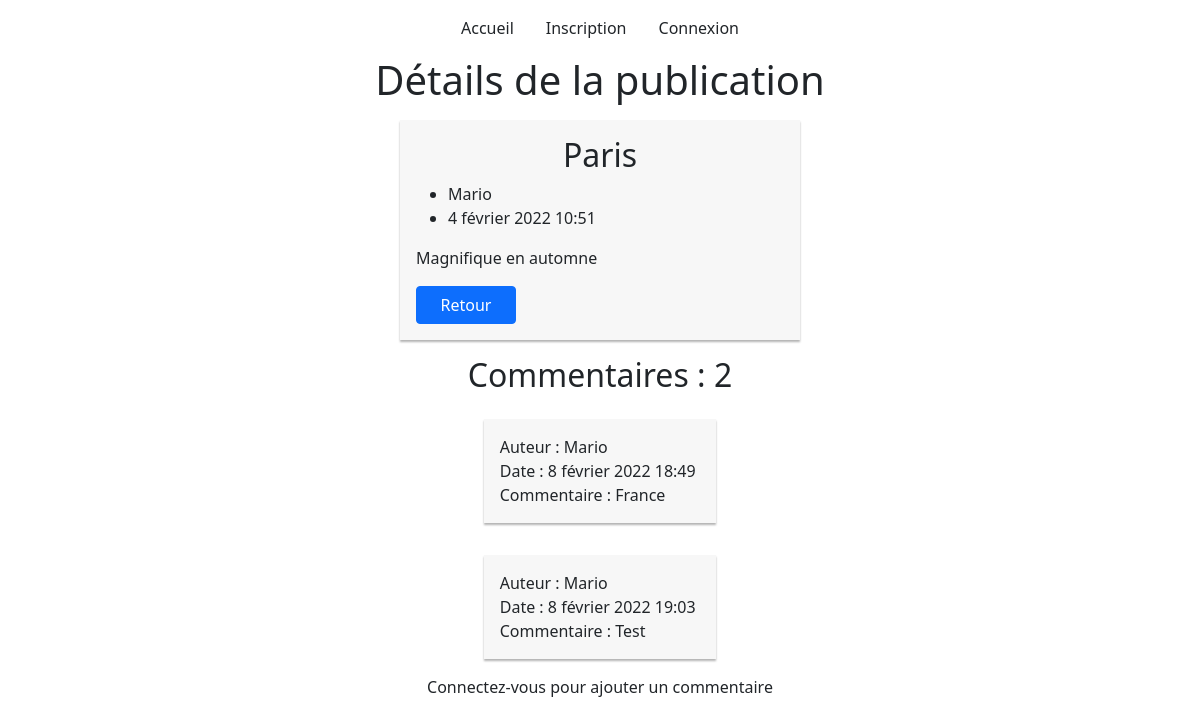
Screenshot of /paris/ with the database file from the repository.
### blog/models.py (models this page shows, shortened)
class Post(models.Model):
    category = models.ForeignKey(Category, on_delete=models.CASCADE, related_name='category')
    STATUS = {
        ('Moi', 'moi'),
        ('Monde', 'monde')
    }
    title = models.CharField(max_length=100)
    slug = models.SlugField(max_length=100)
    author = models.ForeignKey(User, on_delete=models.CASCADE, related_name='post')
    content = models.TextField()
    date_creation = models.DateTimeField(auto_now_add=True)
    status = models.CharField(choices=STATUS, default='Monde', max_length=5)
    objects = models.Manager()
    published = StatusManager()
    class Meta:
        ordering = ['-id']

class Comment(models.Model):
    post = models.ForeignKey(Post, on_delete=models.CASCADE, related_name='comment')
    author = models.ForeignKey(User, on_delete=models.CASCADE, related_name='author')
    content = models.TextField()
    date_published = models.DateTimeField(auto_now_add=True)

### blog/views.py (the view)
# urls.py: path('<slug>/', views.post_detail, name='post_detail'),
def post_detail(request, slug: str):
    post = get_object_or_404(Post, slug=slug)
    comments = Comment.objects.filter(post=post.id)
    new_comment = None
    if request.method == 'POST':
        comment_form = CommentForm(data=request.POST)
        if comment_form.is_valid():
            content = comment_form.cleaned_data['content']
            new_comment = comment_form.save(commit=False)
            new_comment.post = post
            new_comment.author = request.user
            new_comment.save()
            comment_form = CommentForm()
    else:
        comment_form = CommentForm()
    data = {
        'post': post,
        'comments': comments,
        'new_comment': new_comment,
        'comment_form': comment_form,
    }
    return render(request, 'detailsPost.html', data)

### templates/detailsPost.html (shortened to what this page needs)
{% extends 'base.html' %}
{% block content %}
    <h1 class="d-flex justify-content-center">Détails de la publication</h1>
    <section class="bg-color col-md-4 m-auto my-3 p-3">
        <h2 class="d-flex justify-content-center">{{ post.title }}</h2>
        <ul>
            <li>{{ post.author }}</li>
            <li>{{ post.date_creation }}</li>
        </ul>
        <p>{{ post.content }}</p>
        <a class="filter btn btn-primary" href="../">Retour</a>
    </section>
    <section class="d-grid justify-content-center">
        <h2 class="d-flex justify-content-center">Commentaires : {{ comments.count }}</h2>
        {% for comment in comments %}
            <ul class="bg-color list-unstyled m-3 p-3">
                <li>Auteur : {{ comment.author }}</li>
                <li>Date : {{ comment.date_published }}</li>
                <li>Commentaire : {{ comment.content }}</li>
            </ul>
        {% endfor %}
    </section>
    {% if user.is_authenticated %}
        <section class="d-grid justify-content-center">
            <h2>Ajouter un commentaire</h2>
            <form action="" method="post" class="d-grid justify-content-center">
                {{ comment_form.as_p }}
                {% csrf_token %}
                <button type="submit" class="filter btn btn-primary mb-5">Envoyer</button>
            </form>
        </section>
    {% else %}
        <p class="d-flex justify-content-center">Connectez-vous pour ajouter un commentaire</p>
    {% endif %}
{% endblock %}

### static/css/main.css (style rules this page uses)
html { color: #222; font-size: 1em; line-height: 1.4; }

### static/css/style.css (style rules this page uses)
a, a:hover { text-decoration: none!important; }
.filter { width: 100px; }
.bg-color { background: #f7f7f7; box-shadow: 0px 2px 2px rgb(0 0 0 / 30%); }

### rows the page displays
Post: title "Paris", author "Mario", date_creation "4 février 2022 10:51", content "Magnifique en automne"
Comment: author "Mario", date_published "8 février 2022 18:49", content "France"
Comment: author "Mario", date_published "8 février 2022 19:03", content "Test"

### other values shown
{{ comments.count }} "2"
